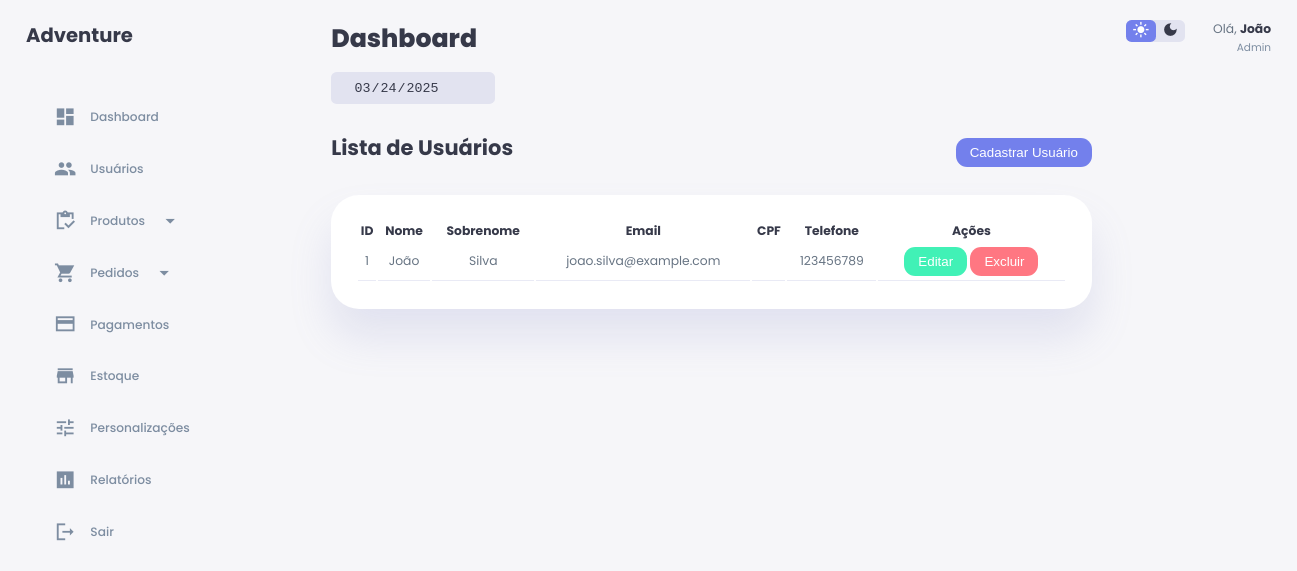
Page /public/admin/index.php?a=usuario_admin (signed in) on the committed database.
### tables this page shows
CREATE TABLE IF NOT EXISTS usuario (
  id INT PRIMARY KEY NOT NULL AUTO_INCREMENT,
  nome VARCHAR(50) NOT NULL,
  sobrenome VARCHAR(50) NOT NULL,
  email VARCHAR(100) UNIQUE NOT NULL,
  cpf VARCHAR(15) UNIQUE NOT NULL,
  senha VARCHAR(255) NOT NULL,
  telefone VARCHAR(20) NOT NULL,
  nivel_usuario INT NOT NULL,
  token VARCHAR(50),
  ativo TINYINT DEFAULT 0,
  data_criacao DATETIME NOT NULL DEFAULT CURRENT_TIMESTAMP,
  data_atualizacao DATETIME NOT NULL DEFAULT CURRENT_TIMESTAMP ON UPDATE CURRENT_TIMESTAMP,
  FOREIGN KEY (nivel_usuario) REFERENCES nivel_usuario (id)
);

### core/controllers/Admin.php (called while the page is built, shortened)
<?php
class Admin
{
    public function usuario_admin()
    {
        $u = new AdminModel();
        $usuarios = $u->listarClientes();
        Store::Layout_admin([
            'admin/layout/html_header',
            'admin/layout/header',
            'admin/usuario',
            'admin/layout/footer',
            'admin/layout/html_footer',
        ], [
            'usuarios' => $usuarios,
        ]);
    }
}

### core/rotas_admin.php (called while the page is built, shortened)
<?php
$rotas = [
    'inicio' => 'admin@index',
    'admin_login' => 'admin@admin_login',
    'login_admin_submit' => 'admin@login_admin_submit',
    'logout' => 'admin@logout',
    'lista_clientes' => 'admin@lista_clientes',
    'usuario_admin' => 'admin@usuario_admin',
    'detalhes_usuario' => 'admin@detalhes_usuario',
    'editar_usuario' => 'admin@editar_usuario',
    'excluir_usuario' => 'admin@excluir_usuario',
    'pedidos' => 'admin@pedidos',
    'alterar_pedidos' => 'admin@alterar_pedidos',
    'obterItensPedido' => 'admin@obterItensPedido',
    'excluir_pedido' => 'admin@excluir_pedido',
    'ativar_pedido' => 'admin@ativar_pedido',
    'pedidos_cancelados' => 'admin@pedidos_cancelados',
    'pagamentos' => 'admin@pagamentos',
    'registrar_usuario' => 'admin@registrar_usuario',
    'editar_pagamento' => 'admin@editar_pagamento',
    'criar_status_pagamento' => 'admin@criar_status_pagamento',
    'produtos_categorias' => 'admin@produtos_categorias',
    'criar_categoria_produto' => 'admin@criar_categoria_produto',
    'editar_categoria_produto' => 'admin@editar_categoria_produto',
    'produtos_tamanhos' => 'admin@produtos_tamanhos',
    'criar_tamanho_produto' => 'admin@criar_tamanho_produto',
    'editar_tamanho_produto' => 'admin@editar_tamanho_produto',
    'produtos_cores' => 'admin@produtos_cores',
    'criar_cor_produto' => 'admin@criar_cor_produto',
    'editar_cor_produto' => 'admin@editar_cor_produto',
    'gerencia_produtos' => 'admin@gerencia_produtos',
    'cadastro_produtos' => 'admin@cadastro_produtos',
    'editar_produtos' => 'admin@editar_produtos',
    'processa_cadastro_produto' => 'admin@processa_cadastro_produto',
    'edita_cadastro_produto' => 'admin@edita_cadastro_produto',
    'inativar_produto' => 'admin@inativar_produto',
    'ativar_produto' => 'admin@ativar_produto',
];
$acao = 'inicio';
if(isset($_GET['a'])){
    if(!key_exists($_GET['a'], $rotas)){
        $acao = 'inicio';
    } else{
        $acao = $_GET['a'];
    }
}
$partes = explode('@', $rotas[$acao]);
$metodo = $partes[1];
$ctr = new $controlador();
$ctr->$metodo();

### public/admin/index.php (called while the page is built, shortened)
<?php
require_once('../../core/rotas_admin.php');

### core/models/AdminModel.php (called while the page is built, shortened)
<?php
class AdminModel
{
    public function listarClientes()
    {
        $sql = new Database();
        $res = $sql->select("SELECT * FROM usuario WHERE ativo = 1");
        if (count($res) != 0) {
            return $res;
        } else {
            return false;
        }
    }
}

### core/classes/Database.php (called while the page is built, shortened)
<?php
class Database{
    private $conexao;
    private function conectar(){
        $this->conexao = new PDO(
            'mysql:'.
            'host='.MYSQL_SERVER.';'.
            'dbname='.MYSQL_DATABASE.';'.
            'charset='.MYSQL_CHARSET,
            MYSQL_USER,
            MYSQL_PASS,
            array(PDO::ATTR_PERSISTENT => true)
        );
        $this->conexao->setAttribute(PDO::ATTR_ERRMODE, PDO::ERRMODE_WARNING);
    }
    private function desconectar(){
        $this->conexao = null;
    }
    public function select($sql, $param = null){
        $res = null;
        try{
            if(!empty($param)){
                $exe = $this->conexao->prepare($sql);
                $exe->execute($param);
                $res = $exe->fetchAll(PDO::FETCH_CLASS);
            } else{
                $exe = $this->conexao->prepare($sql);
                $exe->execute();
                $res = $exe->fetchAll(PDO::FETCH_CLASS);
            }
        }catch(PDOException $e){
            echo $e;
        }
        return $res;
    }
};

### core/views/admin/usuario.php (the view, shortened to what this page needs)
<link rel="stylesheet" href="assets/css/home.css">
<link rel="stylesheet" href="assets/css/crud-usuario.css">
<div class="container">
    <aside>
        <div class="top">
            <div class="logo">
                <div>
                    <h2>Adventure </h2>
                </div>
            </div>
        </div>
        <div class="sidebar">
            <a href="?a=index">
                <span class="material-icons-sharp">dashboard</span>
                <h3>Dashboard</h3>
            </a>
            <a href="?a=usuario_admin">
                <span class="material-icons-sharp">people</span>
                <h3>Usuários</h3>
            </a>
            <div class="dropdown">
                <a href="#" class="dropdown-toggle">
                    <span class="material-icons-sharp" id="inventory">inventory</span>
                    <h3>Produtos</h3>
                    <span class="material-icons-sharp arrow">arrow_drop_down</span>
                </a>
            </div>
            <div class="dropdown">
                <a href="#" class="dropdown-toggle">
                    <span class="material-icons-sharp" id="inventory">shopping_cart</span>
                    <h3>Pedidos</h3>
                    <span class="material-icons-sharp arrow">arrow_drop_down</span>
                </a>
            </div>
            <a href="?a=pagamentos">
                <span class="material-icons-sharp">credit_card</span>
                <h3>Pagamentos</h3>
            </a>
            <a href="">
                <span class="material-icons-sharp">store</span>
                <h3>Estoque</h3>
            </a>
            <a href="">
                <span class="material-icons-sharp">tune</span>
                <h3>Personalizações</h3>
            </a>
            <a href="">
                <span class="material-icons-sharp">poll</span>
                <h3>Relatórios</h3>
            </a>
            <a href="?a=logout">
                <span class="material-icons-sharp">logout</span>
                <h3>Sair</h3>
            </a>
        </div>
    </aside>
    <main>
        <h1>Dashboard</h1>
        <div class="date">
            <input type="date" id="date-input" disabled>
        </div>
        <div class="recent-orders">
            <div class="crud-header">
                <h2>Lista de Usuários</h2>
                <button class="btn btn-primary" id="create-payment-method" onclick="abrirModal()">Cadastrar Usuário</button>
            </div>
            <table>
                <thead>
                    <tr>
                        <th>ID</th>
                        <th>Nome</th>
                        <th>Sobrenome</th>
                        <th>Email</th>
                        <th>CPF</th>
                        <th>Telefone</th>
                        <th>Ações</th>
                    </tr>
                </thead>
                <tbody>
                    <?php foreach ($usuarios as $usuario): ?>
                        <tr>
                            <td><?= $usuario->id ?></td>
                            <td><?= $usuario->nome ?></td>
                            <td><?= $usuario->sobrenome ?></td>
                            <td><?= $usuario->email ?></td>
                            <td><?= $usuario->cpf ?></td>
                            <td><?= $usuario->telefone ?></td>
                            <td>
                                <button
                                    class="btn btn-success add-user"
                                    data-id="<?= $usuario->id ?>"
                                    data-nome="<?= $usuario->nome ?>"
                                    data-sobrenome="<?= $usuario->sobrenome ?>"
                                    data-email="<?= $usuario->email ?>"
                                    data-cpf="<?= $usuario->cpf ?>"
                                    data-telefone="<?= $usuario->telefone ?>"
                                    id="botao-editar">Editar</button>
                                <button class="btn btn-danger" onclick="excluirUsuario(<?= $usuario->id ?>)">Excluir</button>
                            </td>
                        </tr>
        </div>
        <?php endforeach; ?>
    </main>
    <div class="right">
        <div class="top">
            <div class="theme-toggler">
                <span class="material-icons-sharp active">light_mode</span>
                <span class="material-icons-sharp">dark_mode</span>
            </div>
            <div class="profile">
                <div class="info">
                    <p>Olá, <b><?= $_SESSION['nome_admin'] ?></b></p>
                    <small class="text-muted">Admin</small>
                </div>
            </div>
        </div>
    </div>
</div>

### core/classes/Store.php (shortened to what this page needs)
<?php
class Store{
    public static function Layout_admin($estruturas, $dados= null){
        foreach($estruturas as $estrutura){
            include("../../core/views/$estrutura.php");
        }
    }
};

### public/admin/assets/css/home.css (style rules this page uses)
:root { --color-primary: #7380ec; --color-danger: #ff7782; --color-success: #41f1b6; --color-warning: #ffbb55; --color-white: #fff; --color-info-dark: #7d8da1; --color-info-light: #dce1eb; --color-dark: #363949; --color-light: rgba(132, 139, 200, 0.18); --color-primary-variant: #111e88; --color-dark-variant: #677483; --color-background: #f6f6f9; --card-border-radius: 2rem; --border-radius-1: 0.4rem; --border-radius-2: 0.8rem; --border-radius-3: 1.2rem; --card-padding: 1.8rem; --padding-1: 1.2rem; --box-shadow: 0 2rem 3rem var(--color-light) }
* { margin: 0; padding: 0; outline: 0; appearance: none; border: 0; text-decoration: none; list-style: none; box-sizing: border-box; }
html { font-size: 14px; }
body { width: 100vw; height: 100vh; font-family: poppins, sans-serif; font-size: 0.88rem; background: var(--color-background); user-select: none; overflow-x: hidden; color: var(--color-dark); }
.container { display: grid; width: 96%; margin: 0 auto; grid-gap: 1.8rem; grid-template-columns: 20rem auto 11rem; }
a { color: var(--color-dark); }
h1 { font-weight: 800; font-size: 1.8rem; }
h2 { font-size: 1.4rem; }
h3 { font-size: 0.87rem; }
small { font-size: 0.75rem; }
.text-muted { color: var(--color-info-dark); }
p { color: var(--color-dark-variant); }
b { color: var(--color-dark); }
aside { height: 100vh; }
aside .top { display: flex; align-items: center; justify-content: space-between; margin-top: 1.4rem; }
aside .logo { display: flex; gap: 0.8rem; }
aside .sidebar { display: flex; flex-direction: column; height: 86vh; position: relative; top: 3rem; }
aside h3 { font-weight: 500; }
aside .sidebar a { display: flex; color: var(--color-info-dark); margin-left: 2rem; gap: 1rem; align-items: center; position: relative; height: 3.7rem; transition: all 300ms ease; }
aside .sidebar a span { font-size: 1.6rem; transition: all 300ms ease; }
main { margin-top: 1.4rem; }
main .date { display: inline-block; background: var(--color-light); border-radius: var(--border-radius-1); margin-top: 1rem; padding: 0.5rem 1.6rem; }
main .date input[type='date'] { background: transparent; color: var(--color-dark); }
main .recent-orders { margin-top: 2rem; }
main .recent-orders h2 { margin-bottom: 0.8rem; }
main .recent-orders table { background: var(--color-white); width: 100%; border-radius: var(--card-border-radius); padding: var(--card-padding); text-align: center; box-shadow: var(--box-shadow); transition: all 300ms ease; }
main table tbody td { height: 2.8rem; border-bottom: 1px solid var(--color-light); color: var(--color-dark-variant); }
main table tbody tr:last-child { border: none; }
.right { margin-top: 1.4rem; }
.right .top { display: flex; justify-content: end; gap: 2rem; }
.right .theme-toggler { background: var(--color-light); display: flex; justify-content: space-between; align-items: center; height: 1.6rem; width: 4.2rem; cursor: pointer; border-radius: var(--border-radius-1); }
.right .theme-toggler span { font-size: 1.2rem; width: 50%; height: 100%; display: flex; align-items: center; justify-content: center; }
.right .theme-toggler span.active { background: var(--color-primary); color: #fff; border-radius: var(--border-radius-1); }
.right .top .profile { display: flex; gap: 2rem; text-align: right; }
.arrow { transition: transform 0.3s ease; transform: rotate(0deg); }

### public/admin/assets/css/crud-usuario.css (style rules this page uses)
.crud-header { display: flex; justify-content: space-between; align-items: center; margin-bottom: 1.5rem; }
.crud-header h2 { font-size: 1.5rem; color: var(--color-dark); }
.btn { padding: 0.5rem 1rem; border-radius: var(--border-radius-2); border: none; cursor: pointer; transition: background 0.3s ease; }
.btn-primary { background: var(--color-primary); color: var(--color-white); }
.btn-success { background: var(--color-success); color: var(--color-white); }
.btn-danger { background: var(--color-danger); color: var(--color-white); }

### rows in the picture
usuario: id "1", nome "João", sobrenome "Silva", email "joao.silva@example.com", telefone "123456789"
